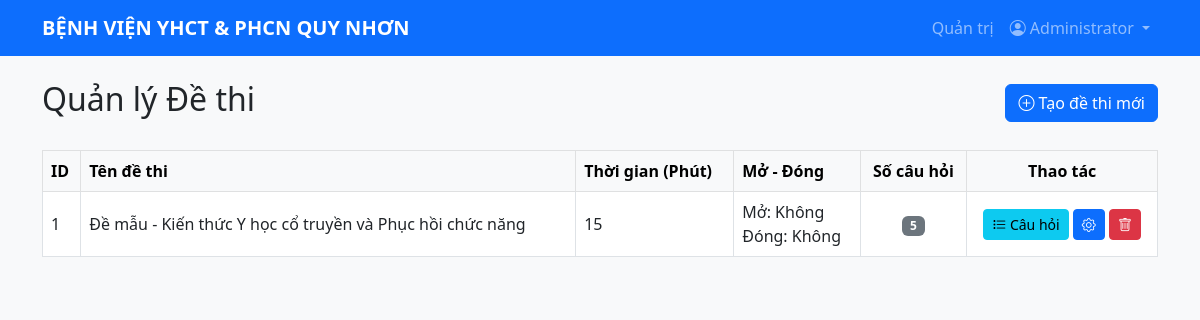
/admin/exams.php (signed in), run on the app's committed database.
### tables this page shows
CREATE TABLE site_settings (
    setting_key VARCHAR(100) PRIMARY KEY,
    setting_value VARCHAR(255) NOT NULL,
    updated_at TIMESTAMP NOT NULL DEFAULT CURRENT_TIMESTAMP ON UPDATE CURRENT_TIMESTAMP
);

CREATE TABLE exams (
    id INT UNSIGNED AUTO_INCREMENT PRIMARY KEY,
    title VARCHAR(255) NOT NULL,
    description TEXT NULL,
    start_time DATETIME NULL,
    end_time DATETIME NULL,
    duration_minutes INT UNSIGNED NOT NULL DEFAULT 60,
    shuffle_questions TINYINT(1) NOT NULL DEFAULT 1,
    shuffle_answers TINYINT(1) NOT NULL DEFAULT 1,
    show_results TINYINT(1) NOT NULL DEFAULT 1,
    enable_prediction TINYINT(1) NOT NULL DEFAULT 0,
    attempt_mode TINYINT UNSIGNED NOT NULL DEFAULT 0 COMMENT '0: một lần, 1: nhiều lần, 2: tối đa một lần mỗi ngày',
    created_at TIMESTAMP NOT NULL DEFAULT CURRENT_TIMESTAMP,
    updated_at TIMESTAMP NOT NULL DEFAULT CURRENT_TIMESTAMP ON UPDATE CURRENT_TIMESTAMP,
    KEY idx_exams_schedule (start_time, end_time)
);

### includes/functions.php (called while the page is built, shortened)
<?php
function h($str) {
    return htmlspecialchars($str ?? '', ENT_QUOTES, 'UTF-8');
}
function getSiteSetting($pdo, $key, $default = '') {
    static $settings = [];
    if (!array_key_exists($key, $settings)) {
        $stmt = $pdo->prepare("SELECT setting_value FROM site_settings WHERE setting_key = ?");
        $stmt->execute([$key]);
        $value = $stmt->fetchColumn();
        $settings[$key] = $value === false ? $default : $value;
    }
    return $settings[$key];
}
function isLoggedIn() {
    return isset($_SESSION['user_id']);
}
function isAdmin() {
    return isset($_SESSION['role']) && $_SESSION['role'] === 'admin';
}
?>

### admin/exams.php (the view, shortened to what this page needs)
<?php
require_once __DIR__ . '/../config/database.php';
require_once __DIR__ . '/../includes/functions.php';
$stmt = $pdo->query("SELECT * FROM exams ORDER BY created_at DESC");
$exams = $stmt->fetchAll();
require_once __DIR__ . '/../includes/header.php';
?>
<div class="d-flex justify-content-between align-items-center mb-4">
    <h2>Quản lý Đề thi</h2>
    <a href="exam_edit.php" class="btn btn-primary"><i class="bi bi-plus-circle"></i> Tạo đề thi mới</a>
</div>
<div class="table-responsive">
    <table class="table table-bordered table-hover align-middle bg-white">
        <thead class="table-light">
            <tr>
                <th>ID</th>
                <th>Tên đề thi</th>
                <th>Thời gian (Phút)</th>
                <th>Mở - Đóng</th>
                <th class="text-center">Số câu hỏi</th>
                <th class="text-center">Thao tác</th>
            </tr>
        </thead>
        <tbody>
            <?php foreach ($exams as $e):
                $countStmt = $pdo->prepare("SELECT COUNT(*) FROM exam_questions WHERE exam_id = ?");
                $countStmt->execute([$e['id']]);
                $qCount = $countStmt->fetchColumn();
            ?>
            <tr>
                <td><?= $e['id'] ?></td>
                <td><?= h($e['title']) ?></td>
                <td><?= $e['duration_minutes'] == 0 ? 'Không giới hạn' : $e['duration_minutes'] ?></td>
                <td>
                    Mở: <?= $e['start_time'] ? date('d/m/Y H:i', strtotime($e['start_time'])) : 'Không' ?><br>
                    Đóng: <?= $e['end_time'] ? date('d/m/Y H:i', strtotime($e['end_time'])) : 'Không' ?>
                </td>
                <td class="text-center">
                    <span class="badge bg-secondary"><?= $qCount ?></span>
                </td>
                <td class="text-center">
                    <a href="exam_questions.php?id=<?= $e['id'] ?>" class="btn btn-sm btn-info" title="Danh sách câu hỏi"><i class="bi bi-list-task"></i> Câu hỏi</a>
                    <a href="exam_edit.php?id=<?= $e['id'] ?>" class="btn btn-sm btn-primary" title="Cấu hình"><i class="bi bi-gear"></i></a>
                    <a href="exam_delete.php?id=<?= $e['id'] ?>" class="btn btn-sm btn-danger" title="Xóa"><i class="bi bi-trash"></i></a>
                </td>
            </tr>
            <?php endforeach; ?>
        </tbody>
    </table>
</div>
<?php require_once __DIR__ . '/../includes/footer.php'; ?>

### includes/header.php (shortened to what this page needs)
<?php
require_once __DIR__ . '/../config/database.php';
require_once __DIR__ . '/functions.php';
$contestName = getSiteSetting($pdo, 'contest_name', 'BỆNH VIỆN YHCT & PHCN QUY NHƠN');
?>
<!DOCTYPE html>
<html lang="vi">
<head>
    <link href="https://cdn.jsdelivr.net/npm/bootstrap@5.3.0/dist/css/bootstrap.min.css" rel="stylesheet">
    <link rel="stylesheet" href="https://cdn.jsdelivr.net/npm/bootstrap-icons@1.10.5/font/bootstrap-icons.css">
</head>
<body>
<nav class="navbar navbar-expand-lg navbar-dark bg-primary mb-4">
  <div class="container">
    <a class="navbar-brand" href="/index.php"><?= h($contestName) ?></a>
    <div class="collapse navbar-collapse" id="navbarNav">
      <ul class="navbar-nav">
        <?php if (isLoggedIn()): ?>
        <?php if (isAdmin()): ?>
        <li class="nav-item">
          <a class="nav-link" href="/admin/index.php">Quản trị</a>
        </li>
        <?php endif; ?>
        <li class="nav-item dropdown">
          <a class="nav-link dropdown-toggle" href="#" id="navbarDropdown" role="button" data-bs-toggle="dropdown">
            <i class="bi bi-person-circle"></i> <?= h($_SESSION['fullname'] ?? '') ?>
          </a>
        </li>
        <?php endif; ?>
      </ul>
    </div>
  </div>
</nav>
<div class="container">

### includes/header.php (style rules this page uses)
body { background-color: #f8f9fa; }
.navbar-brand { white-space: normal; line-height: 1.2; font-weight: 600; }

### data on the page
site_settings: setting_value "BỆNH VIỆN YHCT & PHCN QUY NHƠN"
exams: id "1", title "Đề mẫu - Kiến thức Y học cổ truyền và Phục hồi chức năng", duration_minutes "15", shows "Không", qCount "5"

### other printed values
$_SESSION['fullname'] "Administrator"
